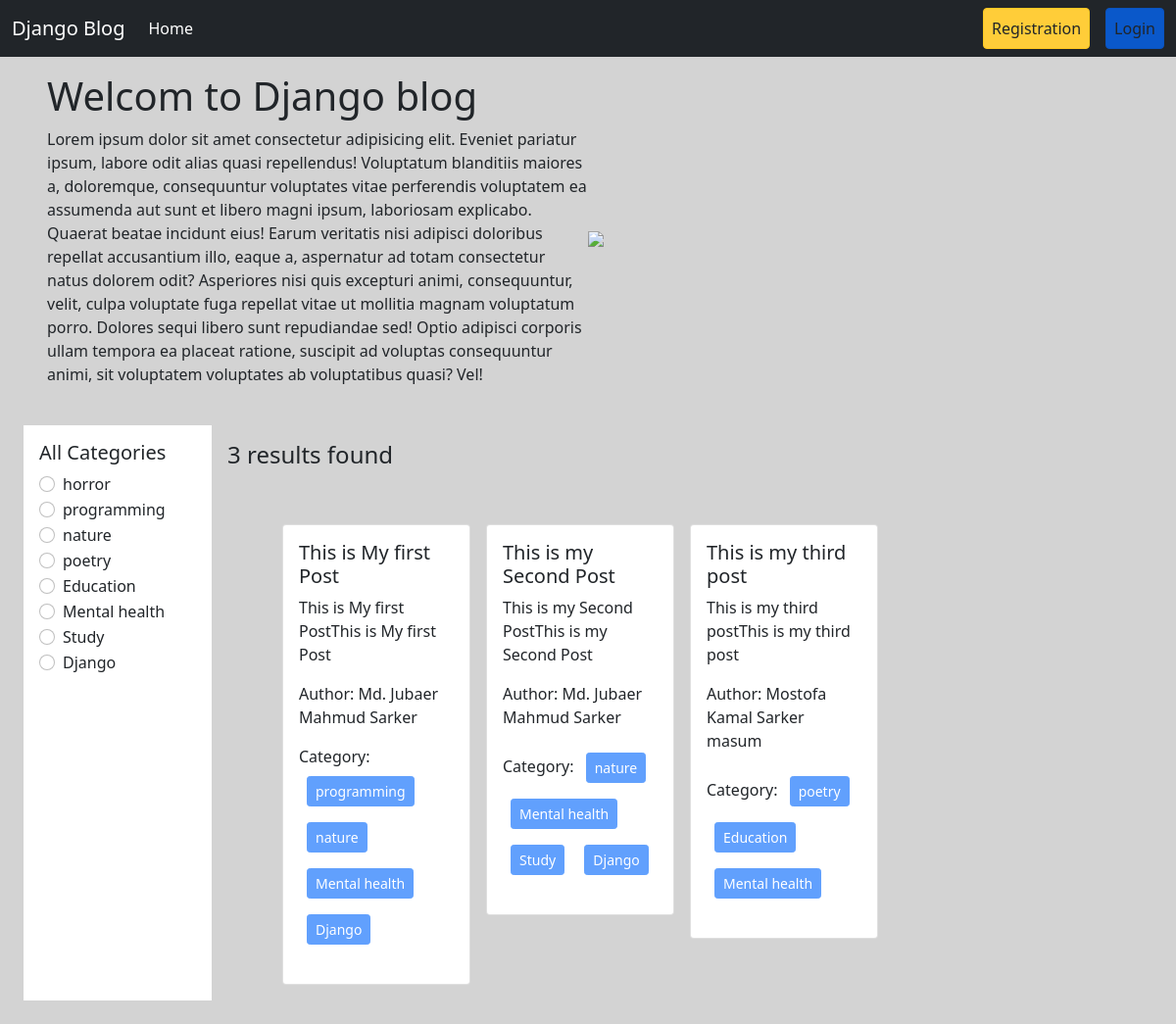
The page / on the database its author committed.
### catagories/models.py (models this page shows)
class Category(models.Model):
    name = models.CharField(max_length=100)
    slug = models.SlugField(max_length=100, unique=True, null=True, blank=True)
    def __str__(self):
        return self.name

### posts/models.py (models this page shows, shortened)
class Post(models.Model):
    title = models.CharField(max_length=50)
    content = models.TextField()
    category = models.ManyToManyField(Category)  #ekta post e multiple category thakte pare abar ekta category er under e multiple post thakte pare.
    author = models.ForeignKey(User , on_delete=models.CASCADE)

### blog_project/views.py (the view, shortened to what this page needs)
# urls.py: 2. Add a URL to urlpatterns:  path('', views.home, name='home')
def home(request , category_slug = None): # initially dhore nicchi je category_slug None thakbe karon hocche user first time home page e asle se normal page dekhbe, se filter korte chaile category te click korlei sei category er slug ta capture korbo ar seta tokhn ar None thakbe na
    data = Post.objects.all() # sob post gula ke niye aslam
    categorys = Category.objects.all()# sob category dekhabo
    return render(request , 'home.html' , {'data' : data , 'category' : categorys})

### templates/home.html
{% extends 'base.html' %}
{% load static %}
{% block content %}
<div class="d-flex flex-wrap px-5 pt-3 align-items-center ">
  <div class="col-6">
    <h1>Welcom to Django blog</h1>
    <p class="text-start">Lorem ipsum dolor sit amet consectetur adipisicing elit. Eveniet pariatur ipsum, labore odit alias quasi repellendus! Voluptatum blanditiis maiores a, doloremque, consequuntur voluptates vitae perferendis voluptatem ea assumenda aut sunt et libero magni ipsum, laboriosam explicabo. Quaerat beatae incidunt eius! Earum veritatis nisi adipisci doloribus repellat accusantium illo, eaque a, aspernatur ad totam consectetur natus dolorem odit? Asperiores nisi quis excepturi animi, consequuntur, velit, culpa voluptate fuga repellat vitae ut mollitia magnam voluptatum porro. Dolores sequi libero sunt repudiandae sed! Optio adipisci corporis ullam tempora ea placeat ratione, suscipit ad voluptas consequuntur animi, sit voluptatem voluptates ab voluptatibus quasi? Vel!</p>
  </div>
  <div class="col-6">
      <img src="{% static 'personal-blog.jpg' %}" style="width: 93%;">
  </div>
</div>
<div class="d-flex flex-wrap p-4">
  <div class="col-2 bg-white p-3">
    <h5>All Categories</h5>
    {% for cat in category %}
    <div class="form-check">
      <input class="form-check-input" type="radio" name='{{category}}' id='{{cat.name}}'>
      <label class="form-check-label" for='{{cat.name}}'>
        <a href="{% url 'category_wise_post' cat.slug %}" class="text-decoration-none text-dark"> {{cat.name}}</a>
      </label>
    </div>
    {% endfor %}
  </div>
  <div class="col-10 p-3">
    <h4> {{data | length }} results found</h4>
    <div class="d-flex flex-wrap  px-5 pt-5 ">
      {% for post in data %}
      <div class="col-sm-3 ">
        <div class="card mx-2">
          <div class="card-body">
            <h5 class="card-title">{{post.title}}</h5>
            <p class="card-text">{{post.content}}</p>
            <p>Author: {{ post.author.first_name }} {{ post.author.last_name }}</p>
            <p>Category:
              {% for cat in post.category.all%}
                <button class="btn btn-primary btn-sm m-2" disabled> {{cat.name}} </button>
              {% endfor %}
            </p>
          </div>
        </div>
      </div>
      {% endfor %}
    </div>
  </div>
</div>
{% endblock %}

### rows shown on the page
Category: name "horror"
Category: name "programming"
Category: name "nature"
Category: name "poetry"
Category: name "Education"
Category: name "Mental health"
Category: name "Study"
Category: name "Django"
Post: title "This is My first Post", content "This is My first PostThis is My first Post", author.first_name "Md. Jubaer", author.last_name "Mahmud Sarker"
Post: title "This is my Second Post", content "This is my Second PostThis is my Second Post", author.first_name "Md. Jubaer", author.last_name "Mahmud Sarker"
Post: title "This is my third post", content "This is my third postThis is my third post", author.first_name "Mostofa Kamal", author.last_name "Sarker masum"

### other values the page prints
{{ data | length }} "3"
